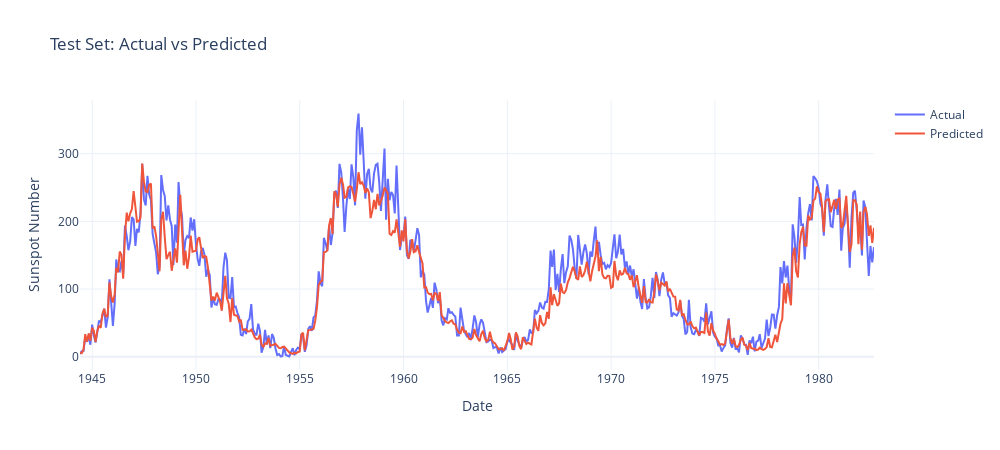

Notebook code cell kept with this figure:
### Markdown cell above
Graph comparing actual and predicted values of the test set

### Code cell
plot_df = pd.DataFrame({
    "Date": y_test.index,
    "Actual": y_test,
    "Predicted": y_pred_test
}).reset_index(drop=True)


df_long = plot_df.melt(id_vars="Date", value_vars=["Actual", "Predicted"],
                       var_name="Type", value_name="Sunspot")


fig = px.line(
    df_long,
    x="Date",
    y="Sunspot",
    color="Type",
    title="Test Set: Actual vs Predicted",
    labels={"Sunspot": "Monthly Mean Total Sunspot Number"},
    width=1000,
    height=450
)

fig.update_layout(
    template="plotly_white",
    xaxis_title="Date",
    yaxis_title="Sunspot Number",
    legend_title="",
)

fig.show()

### Figure 1 — Plotly figure (JSON) as saved in the notebook; plotly's stock layout.template omitted (floating-point values rounded to 4 significant figures; data arrays with more than 128 entries replaced by an {"elided": "..."} marker saying what was removed)
{"data": [{"hovertemplate": "Type=Actual<br>Date=%{x}<br>Monthly Mean Total Sunspot Number=%{y}<extra></extra>", "legendgroup": "Actual", "line": {"color": "#636efa", "dash": "solid"}, "marker": {"symbol": "circle"}, "mode": "lines", "name": "Actual", "orientation": "v", "showlegend": true, "type": "scatter", "x": {"elided": "460 str values"}, "xaxis": "x", "y": {"elided": "460 float values"}, "yaxis": "y"}, {"hovertemplate": "Type=Predicted<br>Date=%{x}<br>Monthly Mean Total Sunspot Number=%{y}<extra></extra>", "legendgroup": "Predicted", "line": {"color": "#EF553B", "dash": "solid"}, "marker": {"symbol": "circle"}, "mode": "lines", "name": "Predicted", "orientation": "v", "showlegend": true, "type": "scatter", "x": {"elided": "460 str values"}, "xaxis": "x", "y": {"elided": "460 float values"}, "yaxis": "y"}], "layout": {"height": 450, "legend": {"title": {"text": ""}, "tracegroupgap": 0}, "title": {"text": "Test Set: Actual vs Predicted"}, "width": 1000, "xaxis": {"anchor": "y", "domain": [0, 1], "title": {"text": "Date"}}, "yaxis": {"anchor": "x", "domain": [0, 1], "title": {"text": "Sunspot Number"}}}}
